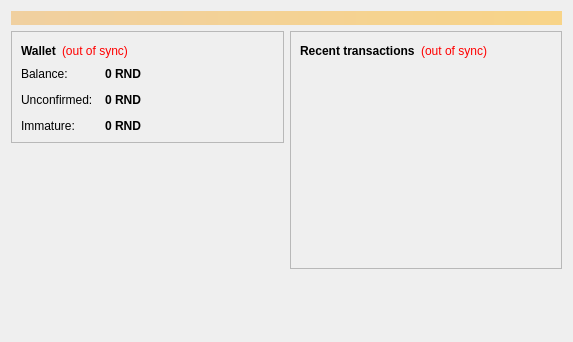
<?xml version="1.0" encoding="UTF-8"?>
<ui version="4.0">
 <class>OverviewPage</class>
 <widget class="QWidget" name="OverviewPage">
  <property name="geometry">
   <rect>
    <x>0</x>
    <y>0</y>
    <width>573</width>
    <height>342</height>
   </rect>
  </property>
  <property name="windowTitle">
   <string>Form</string>
  </property>
  <layout class="QVBoxLayout" name="topLayout">
   <item>
    <widget class="QLabel" name="labelAlerts">
     <property name="visible">
      <bool>false</bool>
     </property>
     <property name="styleSheet">
      <string notr="true">background-color: qlineargradient(x1: 0, y1: 0, x2: 1, y2: 0, stop:0 #F0D0A0, stop:1 #F8D488); color:#000000;</string>
     </property>
     <property name="wordWrap">
      <bool>true</bool>
     </property>
     <property name="margin">
      <number>3</number>
     </property>
    </widget>
   </item>
   <item>
    <layout class="QHBoxLayout" name="horizontalLayout" stretch="1,1">
     <item>
      <layout class="QVBoxLayout" name="verticalLayout_2">
       <item>
        <widget class="QFrame" name="frame">
         <property name="frameShape">
          <enum>QFrame::StyledPanel</enum>
         </property>
         <property name="frameShadow">
          <enum>QFrame::Raised</enum>
         </property>
         <layout class="QVBoxLayout" name="verticalLayout_4">
          <item>
           <layout class="QHBoxLayout" name="horizontalLayout_4">
            <item>
             <widget class="QLabel" name="label_5">
              <property name="font">
               <font>
                <weight>75</weight>
                <bold>true</bold>
               </font>
              </property>
              <property name="text">
               <string>Wallet</string>
              </property>
             </widget>
            </item>
            <item>
             <widget class="QLabel" name="labelWalletStatus">
              <property name="toolTip">
               <string>The displayed information may be out of date. Your wallet automatically synchronizes with the Rndcoin network after a connection is established, but this process has not completed yet.</string>
              </property>
              <property name="styleSheet">
               <string notr="true">QLabel { color: red; }</string>
              </property>
              <property name="text">
               <string notr="true">(out of sync)</string>
              </property>
              <property name="alignment">
               <set>Qt::AlignLeading|Qt::AlignLeft|Qt::AlignVCenter</set>
              </property>
             </widget>
            </item>
            <item>
             <spacer name="horizontalSpacer_2">
              <property name="orientation">
               <enum>Qt::Horizontal</enum>
              </property>
              <property name="sizeHint" stdset="0">
               <size>
                <width>40</width>
                <height>20</height>
               </size>
              </property>
             </spacer>
            </item>
           </layout>
          </item>
          <item>
           <layout class="QFormLayout" name="formLayout_2">
            <property name="fieldGrowthPolicy">
             <enum>QFormLayout::AllNonFixedFieldsGrow</enum>
            </property>
            <property name="horizontalSpacing">
             <number>12</number>
            </property>
            <property name="verticalSpacing">
             <number>12</number>
            </property>
            <item row="0" column="0">
             <widget class="QLabel" name="label">
              <property name="text">
               <string>Balance:</string>
              </property>
             </widget>
            </item>
            <item row="0" column="1">
             <widget class="QLabel" name="labelBalance">
              <property name="font">
               <font>
                <weight>75</weight>
                <bold>true</bold>
               </font>
              </property>
              <property name="cursor">
               <cursorShape>IBeamCursor</cursorShape>
              </property>
              <property name="toolTip">
               <string>Your current balance</string>
              </property>
              <property name="text">
               <string notr="true">0 RND</string>
              </property>
              <property name="textInteractionFlags">
               <set>Qt::LinksAccessibleByMouse|Qt::TextSelectableByKeyboard|Qt::TextSelectableByMouse</set>
              </property>
             </widget>
            </item>
            <item row="1" column="0">
             <widget class="QLabel" name="label_3">
              <property name="text">
               <string>Unconfirmed:</string>
              </property>
             </widget>
            </item>
            <item row="1" column="1">
             <widget class="QLabel" name="labelUnconfirmed">
              <property name="font">
               <font>
                <weight>75</weight>
                <bold>true</bold>
               </font>
              </property>
              <property name="cursor">
               <cursorShape>IBeamCursor</cursorShape>
              </property>
              <property name="toolTip">
               <string>Total of transactions that have yet to be confirmed, and do not yet count toward the current balance</string>
              </property>
              <property name="text">
               <string notr="true">0 RND</string>
              </property>
              <property name="textInteractionFlags">
               <set>Qt::LinksAccessibleByMouse|Qt::TextSelectableByKeyboard|Qt::TextSelectableByMouse</set>
              </property>
             </widget>
            </item>
            <item row="2" column="0">
             <widget class="QLabel" name="labelImmatureText">
              <property name="text">
               <string>Immature:</string>
              </property>
             </widget>
            </item>
            <item row="2" column="1">
             <widget class="QLabel" name="labelImmature">
              <property name="font">
               <font>
                <weight>75</weight>
                <bold>true</bold>
               </font>
              </property>
              <property name="toolTip">
               <string>Mined balance that has not yet matured</string>
              </property>
              <property name="text">
               <string notr="true">0 RND</string>
              </property>
              <property name="textInteractionFlags">
               <set>Qt::LinksAccessibleByMouse|Qt::TextSelectableByKeyboard|Qt::TextSelectableByMouse</set>
              </property>
             </widget>
            </item>
           </layout>
          </item>
         </layout>
        </widget>
       </item>
       <item>
        <spacer name="verticalSpacer">
         <property name="orientation">
          <enum>Qt::Vertical</enum>
         </property>
         <property name="sizeHint" stdset="0">
          <size>
           <width>20</width>
           <height>40</height>
          </size>
         </property>
        </spacer>
       </item>
      </layout>
     </item>
     <item>
      <layout class="QVBoxLayout" name="verticalLayout_3">
       <item>
        <widget class="QFrame" name="frame_2">
         <property name="frameShape">
          <enum>QFrame::StyledPanel</enum>
         </property>
         <property name="frameShadow">
          <enum>QFrame::Raised</enum>
         </property>
         <layout class="QVBoxLayout" name="verticalLayout">
          <item>
           <layout class="QHBoxLayout" name="horizontalLayout_2">
            <item>
             <widget class="QLabel" name="label_4">
              <property name="text">
               <string>&lt;b&gt;Recent transactions&lt;/b&gt;</string>
              </property>
             </widget>
            </item>
            <item>
             <widget class="QLabel" name="labelTransactionsStatus">
              <property name="toolTip">
               <string>The displayed information may be out of date. Your wallet automatically synchronizes with the Rndcoin network after a connection is established, but this process has not completed yet.</string>
              </property>
              <property name="styleSheet">
               <string notr="true">QLabel { color: red; }</string>
              </property>
              <property name="text">
               <string notr="true">(out of sync)</string>
              </property>
              <property name="alignment">
               <set>Qt::AlignRight|Qt::AlignTrailing|Qt::AlignVCenter</set>
              </property>
             </widget>
            </item>
            <item>
             <spacer name="horizontalSpacer">
              <property name="orientation">
               <enum>Qt::Horizontal</enum>
              </property>
              <property name="sizeHint" stdset="0">
               <size>
                <width>40</width>
                <height>20</height>
               </size>
              </property>
             </spacer>
            </item>
           </layout>
          </item>
          <item>
           <widget class="QListView" name="listTransactions">
            <property name="styleSheet">
             <string notr="true">QListView { background: transparent; }</string>
            </property>
            <property name="frameShape">
             <enum>QFrame::NoFrame</enum>
            </property>
            <property name="verticalScrollBarPolicy">
             <enum>Qt::ScrollBarAlwaysOff</enum>
            </property>
            <property name="horizontalScrollBarPolicy">
             <enum>Qt::ScrollBarAlwaysOff</enum>
            </property>
            <property name="selectionMode">
             <enum>QAbstractItemView::NoSelection</enum>
            </property>
           </widget>
          </item>
         </layout>
        </widget>
       </item>
       <item>
        <spacer name="verticalSpacer_2">
         <property name="orientation">
          <enum>Qt::Vertical</enum>
         </property>
         <property name="sizeHint" stdset="0">
          <size>
           <width>20</width>
           <height>40</height>
          </size>
         </property>
        </spacer>
       </item>
      </layout>
     </item>
    </layout>
   </item>
  </layout>
 </widget>
 <resources/>
 <connections/>
</ui>
